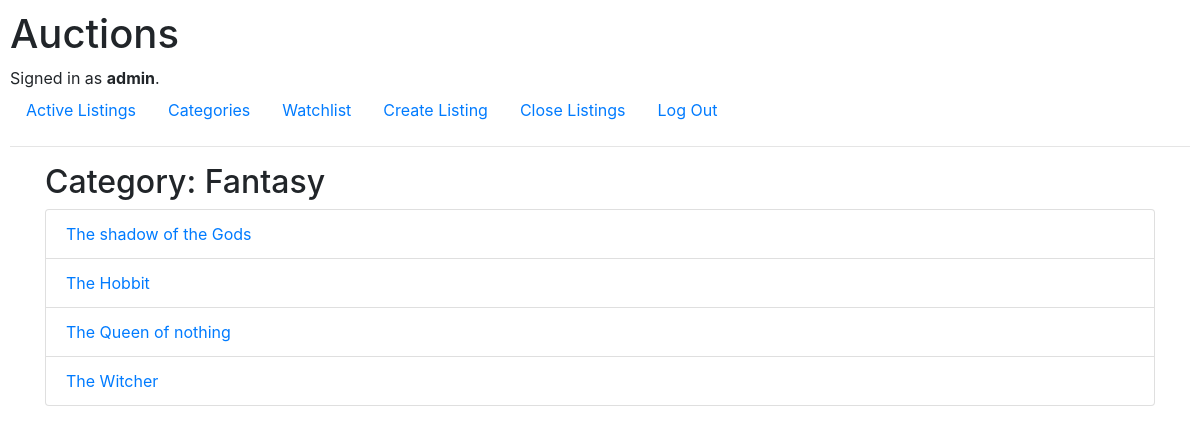
Page /category/Fantasy (signed in) on the committed database.
### auctions/models.py (models this page shows, shortened)
class User(AbstractUser):
    pass

class Category(models.Model):
    name = models.CharField(max_length=64, unique=True)

class Listing(models.Model):
    title = models.CharField(max_length=100)
    description = models.TextField()
    starting_bid = models.DecimalField(max_digits=10, decimal_places=2)
    current_price = models.DecimalField(max_digits=10, decimal_places=2, null=True, blank=True)
    image_url = models.URLField(blank=True, null=True)
    category = models.ForeignKey(Category, on_delete=models.SET_NULL, null=True, blank=True)
    created_by = models.ForeignKey(User, on_delete=models.CASCADE, related_name="listings")
    active = models.BooleanField(default=True)  # True if auction is active
    created_at = models.DateTimeField(auto_now_add=True)

### auctions/views.py (the view)
# urls.py: path("category/<str:category_name>", views.category_listings, name="category_listings"),
def category_listings(request, category_name):
    category = get_object_or_404(Category, name=category_name)
    listings = Listing.objects.filter(category=category, active=True)
    return render(request, "auctions/category_listings.html", {"category": category, "listings": listings})

### auctions/views.py (called while the page is built)
def datos_globales(request):
    count = 0
    if request.user.is_authenticated:
        watchlist_items = Watchlist.objects.filter(user=request.user)
        count = watchlist_items.count()
    return {
        'count_watch_list': count
    }

### auctions/templates/auctions/category_listings.html (shortened to what this page needs)
{% extends "auctions/layout.html" %}
{% block body %}
<div class="container">
    <h2>Category: {{ category.name }}</h2>
    <ul class="list-group">
      {% for listing in listings %}
        <li class="list-group-item">
          <a href="{% url 'listing_page' listing.id %}">{{ listing.title }}</a>
        </li>
      {% empty %}
        <p>No listings in this category.</p>
      {% endfor %}
    </ul>
  </div>
{% endblock %}

### auctions/templates/auctions/layout.html (shortened to what this page needs)
{% load static %}
<!DOCTYPE html>
<html lang="en">
  <head>
    <link
      rel="stylesheet"
      href="https://stackpath.bootstrapcdn.com/bootstrap/4.4.1/css/bootstrap.min.css"
    />
    <link href="{% static 'auctions/styles.css' %}" rel="stylesheet" />
  </head>
  <body>
    <h1>Auctions</h1>
    <div>
        {% if user.is_authenticated %}
          Signed in as <strong>{{ user.username }}</strong>.
        {% else %}
          Not signed in.
        {% endif %}
      </div>
      <ul class="nav">
        <li class="nav-item">
          <a class="nav-link" href="{% url 'index' %}">Active Listings</a>
        </li>
        {% if user.is_authenticated %}
          <li class="nav-item">
            <a class="nav-link" href="{% url 'categories' %}">Categories</a>
          </li>
          {% if count_watch_list > 0 %}
          <li class="nav-item">
            <a class="nav-link" href="{% url 'watchlist' %}">Watchlist <span class="text-white bg-secondary px-1 rounded">{{ count_watch_list }}</span></a>
          </li>
          {% else %}
          <li class="nav-item">
            <a class="nav-link" href="{% url 'watchlist' %}">Watchlist</a>
          </li>
          {% endif %}
          <li class="nav-item">
            <a class="nav-link" href="{% url 'create_listing' %}">Create Listing</a>
          </li>
          <li class="nav-item">
            <a class="nav-link" href="{% url 'close_listings' %}">Close Listings</a>
          </li>
          <li class="nav-item">
            <a class="nav-link" href="{% url 'logout' %}">Log Out</a>
          </li>
        {% endif %}
      </ul>
      <hr />
    {% block body %}
    {% endblock %}
  </body>
</html>

### auctions/static/auctions/styles.css (style rules this page uses)
body { padding: 10px; }

### rows in the picture
User: username "admin"
Category: name "Fantasy"
Listing: title "The shadow of the Gods"
Listing: title "The Hobbit"
Listing: title "The Queen of nothing"
Listing: title "The Witcher"
